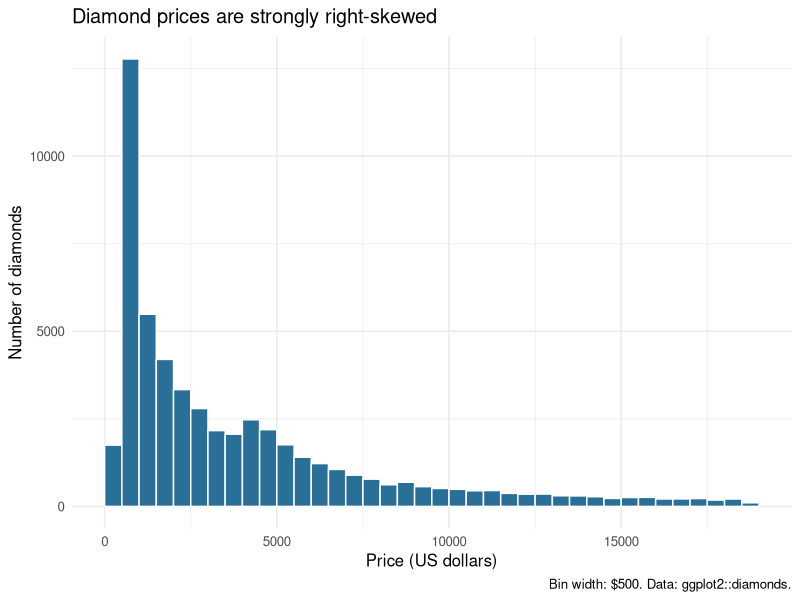
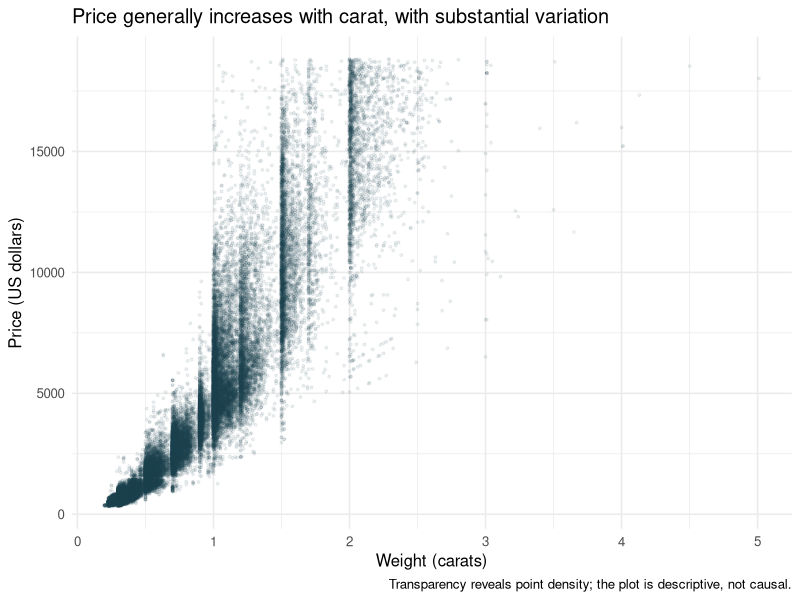

Recreate these plots in R, in order.
# MATH 346 - possible worked solution
# Compare only after attempting the starter; other correct implementations are possible.

# MATH 346 - Week 8
# A checked exploratory data analysis cycle using ggplot2::diamonds

library(dplyr)
library(ggplot2)

diamonds_raw <- diamonds |> as_tibble()

diamonds_eda <- diamonds_raw |>
  mutate(
    dimension_issue = x <= 0 | y <= 0 | z <= 0
  )

structure_audit <- data.frame(
  quantity = c(
    "rows",
    "original variables",
    "missing values",
    "rows with a nonpositive dimension"
  ),
  value = c(
    nrow(diamonds_eda),
    ncol(diamonds_raw),
    sum(is.na(diamonds_raw)),
    sum(diamonds_eda$dimension_issue)
  )
)

price_summary <- diamonds_eda |>
  summarize(
    n = n(),
    minimum_usd = min(price),
    first_quartile_usd = quantile(price, 0.25),
    median_usd = median(price),
    mean_usd = mean(price),
    third_quartile_usd = quantile(price, 0.75),
    maximum_usd = max(price)
  )

cut_summary <- diamonds_eda |>
  count(cut, name = "n_diamonds") |>
  mutate(proportion = n_diamonds / sum(n_diamonds))

price_by_cut <- diamonds_eda |>
  group_by(cut) |>
  summarize(
    n_diamonds = n(),
    median_carat = median(carat),
    median_price_usd = median(price),
    .groups = "drop"
  )

dimension_issues <- diamonds_eda |>
  filter(dimension_issue) |>
  select(carat, price, cut, x, y, z)

print(structure_audit)
print(price_summary)
print(cut_summary)
print(price_by_cut)
print(dimension_issues)

price_histogram <- ggplot(diamonds_eda, aes(x = price)) +
  geom_histogram(binwidth = 500, boundary = 0, color = "white", fill = "#2A6F97") +
  labs(
    title = "Diamond prices are strongly right-skewed",
    x = "Price (US dollars)",
    y = "Number of diamonds",
    caption = "Bin width: $500. Data: ggplot2::diamonds."
  ) +
  theme_minimal(base_size = 12)

carat_price_plot <- ggplot(diamonds_eda, aes(x = carat, y = price)) +
  geom_point(alpha = 0.08, size = 0.7, color = "#264653") +
  labs(
    title = "Price generally increases with carat, with substantial variation",
    x = "Weight (carats)",
    y = "Price (US dollars)",
    caption = "Transparency reveals point density; the plot is descriptive, not causal."
  ) +
  theme_minimal(base_size = 12)

histogram_data <- ggplot_build(price_histogram)$data[[1]]
scatter_data <- ggplot_build(carat_price_plot)$data[[1]]

stopifnot(
  nrow(diamonds_eda) == 53940,
  ncol(diamonds_raw) == 10,
  ncol(diamonds_eda) == 11,
  sum(is.na(diamonds_eda)) == 0,
  sum(diamonds_eda$dimension_issue) == 20,
  nrow(cut_summary) == 5,
  sum(cut_summary$n_diamonds) == nrow(diamonds_eda),
  abs(sum(cut_summary$proportion) - 1) < 1e-12,
  nrow(price_by_cut) == 5,
  sum(price_by_cut$n_diamonds) == nrow(diamonds_eda),
  sum(histogram_data$count) == nrow(diamonds_eda),
  nrow(scatter_data) == nrow(diamonds_eda)
)

print(price_histogram)
print(carat_price_plot)
cat("Rows with nonpositive dimensions:", nrow(dimension_issues), "\n")
cat("All Week 8 EDA checks passed.\n")
